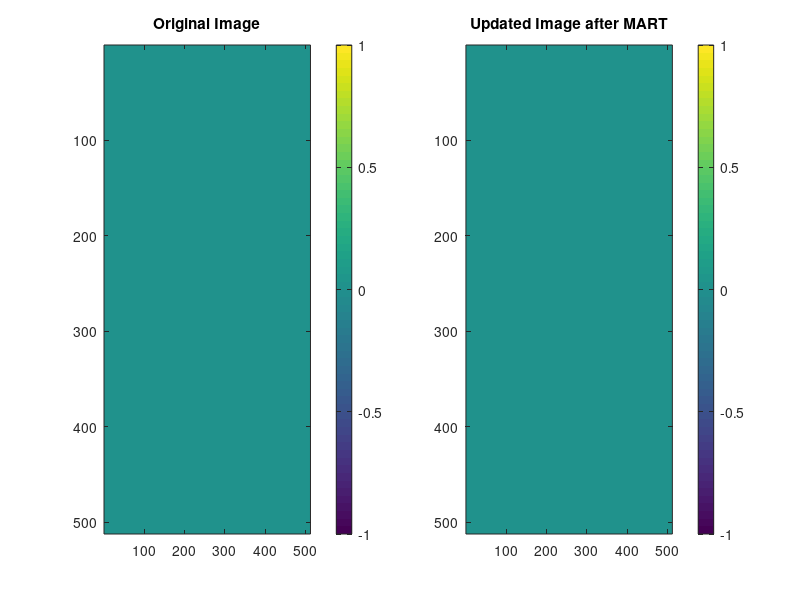

MATLAB code for this plot:
% MART_Reconstruction.m
% This script implements the Multiplicative Algebraic Reconstruction Technique (MART)
% for computed tomography image reconstruction.

%% Initialization
% Define the image size and initialize the image matrix.
image_size = 512;
image = zeros(image_size);

% Define simulated projection data (raysum) for simplicity.
raysum = 50 * ones(image_size, 1);  % Simplified constant raysum for all lines

%% Function Definition
% Define the MART update function within the script or as a separate function file.
function image = mart_update(image, raysum, num_iterations, P)
    [num_rows, num_cols] = size(image);
    for it = 1:num_iterations
        for i = 1:num_cols  % Assuming vertical lines for simplicity
            line_pixels = image(:, i);
            Rt = sum(line_pixels);
            if Rt ~= 0
                correction_factor = (raysum(i) / Rt)^P;
                image(:, i) = line_pixels * correction_factor;
            end
        end
    end
end

%% Execution
% Parameters for the MART algorithm
num_iterations = 5;  % Number of iterations to perform
P = 1.5;  % Power factor, should be between 1 and 2 to avoid chaos

% Execute the MART update function
updated_image = mart_update(image, raysum, num_iterations, P);

%% Visualization
% Display the original and updated images to compare results
figure;
subplot(1, 2, 1);
imagesc(image);
title('Original Image');
colorbar;

subplot(1, 2, 2);
imagesc(updated_image);
title('Updated Image after MART');
colorbar;

